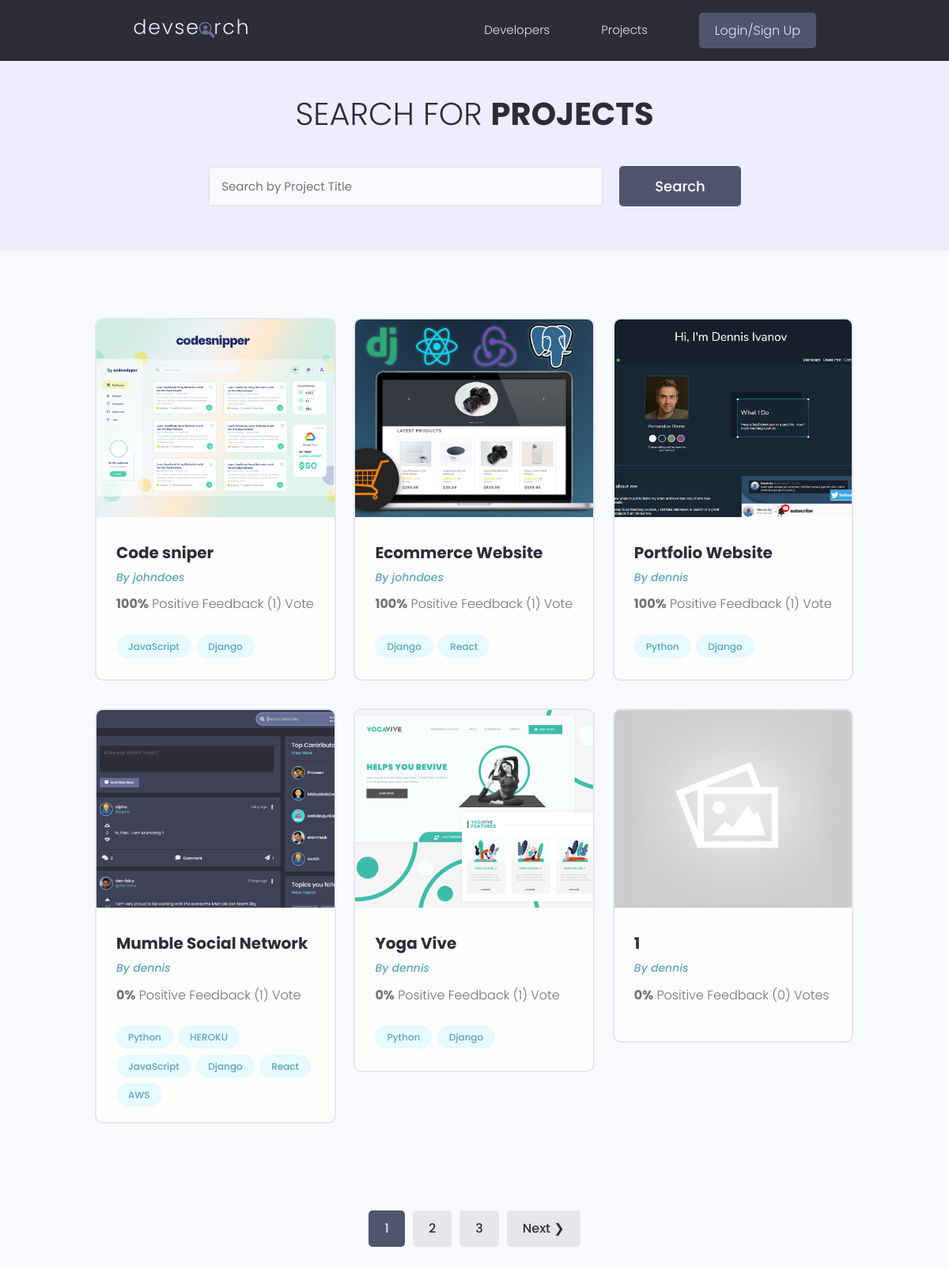
/projects/, run on the app's committed database.
### projects/models.py (models this page shows, shortened)
class Project(models.Model):
    owner=models.ForeignKey(Profile,null=True,blank=True,on_delete=models.CASCADE)
    title=models.CharField(max_length=200)
    description=models.TextField(null=True,blank=True)
    featured_image=models.ImageField(null=True,blank=True,default="default.jpg")
    demo_link=models.CharField(max_length=2000,null=True,blank=True)
    source_link=models.CharField(max_length=2000,null=True,blank=True)
    tags=models.ManyToManyField('Tag',blank=True)
    vote_total=models.IntegerField(default=0,null=True,blank=True)
    vote_ratio=models.IntegerField(default=0,null=True,blank=True)
    created=models.DateTimeField(auto_now_add=True)
    id=models.UUIDField(default=uuid.uuid4,unique=True,primary_key=True,editable=False)
    class Meta:
        ordering=['-vote_ratio','-vote_total','title']
    @property
    def imageURL(self):
        try:
            url=self.featured_image.url
        except:
            url=" "
        return url

class Tag(models.Model):
    name=models.CharField(max_length=200)
    created=models.DateTimeField(auto_now_add=True)
    id=models.UUIDField(default=uuid.uuid4,unique=True,primary_key=True,editable=False)
    def __str__(self):
        return self.name

### users/models.py (models this page shows, shortened)
class Profile(models.Model):
    user=models.OneToOneField(User,on_delete=models.CASCADE,null=True,blank=True)
    name=models.CharField(max_length=200,null=True,blank=True)
    email=models.EmailField(max_length=500,null=True,blank=True)
    username=models.CharField(max_length=500,null=True,blank=True)
    location=models.CharField(max_length=500,null=True,blank=True)
    short_intro=models.CharField(max_length=200,null=True,blank=True)
    bio=models.TextField(null=True,blank=True)
    profile_image=models.ImageField(null=True,blank=True,upload_to="profiles/",default='profiles/user-default.png')
    social_github=models.CharField(max_length=200,null=True,blank=True)
    social_twitter=models.CharField(max_length=200,null=True,blank=True)
    social_linkedin=models.CharField(max_length=200,null=True,blank=True)
    social_youtube=models.CharField(max_length=200,null=True,blank=True)
    social_website=models.CharField(max_length=200,null=True,blank=True)
    created=models.DateTimeField(auto_now_add=True)
    id=models.UUIDField(default=uuid.uuid4,unique=True,primary_key=True,editable=False)
    def __str__(self):
        return str(self.username)
    class Meta:
        ordering=['created']

### projects/views.py (the view)
# urls.py: path("projects/",views.getProjects,name='getProjects'),
def projects(request):
    projects,search_query=searchProjects(request)
    custom_range,projects=paginateProjects(request,projects,6)
    context={'projects':projects,'search_query':search_query,'custom_range':custom_range}
    return render (request,'projects/projects.html',context)

### projects/utils.py (called while the page is built)
def paginateProjects(request,projects,results):
    page=request.GET.get('page')
    paginator=Paginator(projects,results)
    try:
        projects=paginator.page(page)
    except PageNotAnInteger:
        page=1
        projects=paginator.page(page)
    except EmptyPage:
        page=paginator.num_pages
        projects=paginator.page(page)
    leftIndex=(int(page)-4)
    if leftIndex < 1:
        leftIndex=1
    rightIndex=(int(page)+5)
    if rightIndex > paginator.num_pages:
        rightIndex=paginator.num_pages +1
    custom_range=range(leftIndex,rightIndex)
    return custom_range,projects

def searchProjects(request):
    search_query=''
    if request.GET.get('search_query'):
        search_query=request.GET.get('search_query')
    tags=Tag.objects.filter(name__icontains=search_query)
    projects=Project.objects.distinct().filter(
        Q(title__icontains=search_query) |
        Q(description__icontains=search_query) |
        Q(owner__name__icontains=search_query) |
        Q(tags__in=tags)
    )
    return projects,search_query

### projects/templates/projects/projects.html (shortened to what this page needs)
{%extends 'main.html'%}
{%block content%}
  <main class="projects">
    <section class="hero-section text-center">
      <div class="container container--narrow">
        <div class="hero-section__box">
          <h2>Search for <span>Projects</span></h2>
        </div>
        <div class="hero-section__search">
          <form  id='searchForm' class="form" action="{% url 'projects' %}" method="get">
            <div class="form__field">
              <input class="input input--text" id="formInput#search" type="text" name="search_query"
                placeholder="Search by Project Title" value={{search_query}} >
            </div>
            <input class="btn btn--sub btn--lg" type="submit" value="Search" />
          </form>
        </div>
      </div>
    </section>
    <section class="projectsList">
      <div class="container">
        <div class="grid grid--three">
            {%for project in projects%}
          <div class="column">
            <div class="card project">
              <a href="{% url 'project' project.id %}" class="project">
                <img class="project__thumbnail" src="{{ project.imageURL }}" alt="project thumbnail" />
                <div class="card__body">
                  <h3 class="project__title">{{project.title}}</h3>
                  <p><a class="project__author" href="{% url 'user-profile' project.owner.id %}">By {{project.owner}}</a></p>
                  <p class="project--rating">
                    <span style="font-weight: bold;">{{project.vote_ratio}}%</span> Positive
                    Feedback ({{project.vote_total}}) Vote{{project.vote_total|pluralize:"s"}}
                  </p>
                  <div class="project__tags">
                    {%for tag in project.tags.all%}
                    <span class="tag tag--pill tag--main">
                      <small>{{tag}}</small>
                    </span>
                    {%endfor%}
                  </div>
                </div>
              </a>
            </div>
          </div>
          {%endfor%}
        </div>
      </div>
    </section>
    {%include 'pagination.html' with queryset=projects custom_range=custom_range%}
  </main>
{%endblock%}

### templates/main.html (shortened to what this page needs)
<!DOCTYPE html>
{%load static%}
<html lang="en">
<head>
  <link rel="stylesheet" href="https://cdn.iconmonstr.com/1.3.0/css/iconmonstr-iconic-font.min.css" />
  <link rel="stylesheet" href="{% static 'uikit/styles/uikit.css' %}" />
  <link rel="stylesheet" href="{% static 'styles/app.css' %}" />
</head>
<body>
    {% include 'navbar.html'%}
    {%block content%}
    {%endblock%}
</body>
</html>

### templates/navbar.html (shortened to what this page needs)
{%load static%}
  <header class="header">
    <div class="container container--narrow">
      <a href="{% url 'profiles' %}" class="header__logo">
        <img src="{% static 'images/logo.svg' %}" alt="DevSearch Logo" />
      </a>
      <nav class="header__nav">
        <ul class="header__menu">
          <li class="header__menuItem"><a href="{% url 'profiles' %}">Developers</a></li>
          <li class="header__menuItem"><a href="{% url 'projects' %}">Projects</a></li>
          {%if request.user.is_authenticated %}
          <li class="header__menuItem"><a href="{% url 'inbox' %}">Inbox</a></li>
          <li class="header__menuItem"><a href="{% url 'account' %}">Account</a></li>
          <li class="header__menuItem"><a href="{%url 'logout'%}" class="btn btn--sub">Logout</a></li>
          {%else%}
          <li class="header__menuItem"><a href="{%url 'login'%}" class="btn btn--sub">Login/Sign Up</a></li>
          {%endif%}
        </ul>
      </nav>
    </div>
  </header>

### templates/pagination.html (shortened to what this page needs)
{%if queryset.has_other_pages%}
    <div class="pagination">
      <ul class="container">
        {%for page in custom_range%}
        {%if page == queryset.number%}
        <li><a href="?page={{page}}" class="btn page-link btn--sub" data-page="{{page}}">{{page}}</a></li>
        {%else%}
        <li><a href="?page={{page}}" class="btn page-link" data-page="{{page}}">{{page}}</a></li>
        {%endif%}
        {%endfor%}
        {% if queryset.has_next%}
        <li><a href="?page={{queryset.next_page_number}}" class="btn page-link " data-page="{{queryset.next_page_number}}">Next &#10095</a></li>
        {% endif %}
      </ul>
    </div>
    {%endif%}

### static/styles/app.css (style rules this page uses)
:root { --color-sub: #2d2d39; }
.btn--sub { background-color: var(--color-sub-light); }
.card { border: 2px solid var(--color-light); }
img { width: 100%; }
.header { position: sticky; z-index: 111; background-color: var(--color-sub); padding: 1.5rem 0; }
.header > .container { display: flex; justify-content: space-between; align-items: center; }
.header__logo > img { height: 3.8rem; }
.header__nav > ul { display: inline-flex; align-items: center; list-style: none; gap: 6.5rem; }
.header__menuItem > a { color: var(--color-light); font-weight: 300; }
.hero-section { height: 40vh; display: flex; align-items: center; background-color: var(--color-sub); }
.hero-section__box { margin-bottom: 4rem; }
.hero-section__box > h2, .hero-section__box > h2 > span { font-size: 4rem; color: var(--color-light); line-height: 1.3; text-transform: uppercase; }
.hero-section__box > h2 { font-weight: 300; }
.hero-section__box > h2 > span { font-weight: 700; }
.hero-section__search > .form { display: flex; align-items: center; justify-content: center; gap: 2rem; }
.hero-section__search > .form input.input--text { width: 50rem; }
.pagination { margin-top: 8rem; margin-bottom: 10rem; }
.pagination > ul { flex-wrap: wrap; list-style: none; display: flex; align-items: center; justify-content: center; gap: 1rem; }
.pagination .btn { color: var(--color-sub); }
.pagination .btn.btn--sub { color: var(--color-light); }
.project__author { font-size: 1.4rem; font-style: italic; }
.project--rating { margin-bottom: 1.6em; margin-top: .5em; }
.projects > .hero-section { background: var(--color-sub-lighter); height: 30vh; }
.projects .hero-section__box { margin-bottom: 2.5rem; }
.projects .hero-section__box > h2 { color: var(--color-sub); }
.projects .hero-section__box > h2 > span { font-weight: 700; color: var(--color-sub); }
.projectsList { margin-top: 8rem; }
.project__thumbnail { height: 25rem; object-fit: cover; object-position: top center; }
.project__title { font-size: 2rem; font-weight: 700; color: var(--color-sub); }

### static/uikit/styles/modules/_variables.css (style rules this page uses)
:root { --color-main: #5aa5b9; --color-main-light: #e6faff; --color-sub: #3f4156; --color-sub-light: #51546e; --color-sub-lighter: #ededfd; --color-text: #737373; --color-gray: #8b8b8b; --color-light: #e5e7eb; --color-light-gray: #767676; --color-bg: #f8fafd; --color-white: #fffefd; --color-white-light: #f3f3f3; --color-success: #359e64; --color-success-bg: #def8e8; --color-error: #fc4b0b; --color-error-bg: #fff2ee; --font-base: 'Poppins', arial, helvetica, 'Segoe UI', roboto, ubuntu, sans-serif; --font-monospace: 'Fira Code', 'Courier New', courier, monospace; --font-regular: 300; --font-medium: 500; --font-bold: 700; --generic-shadow: 1px 1px 5px #00000010; --generic-transition: all 0.3s ease-in-out; }

### static/uikit/styles/modules/_base.css (style rules this page uses)
* { margin: 0; padding: 0; box-sizing: border-box; text-rendering: optimizeLegibility; color: inherit; font-size: inherit; }
html { font-size: 50%; }
@media only screen and (min-width: 480px) { html { font-size: 56.25%; } }
@media only screen and (min-width: 1200px) { html { font-size: 62.5%; } }
body { line-height: 1.6; font-weight: 400; font-size: 1.5rem; color: var(--color-text); background-color: var(--color-bg); min-height: 100vh; }

### static/uikit/styles/modules/_typography.css (style rules this page uses)
* { font-family: var(--font-base); }
h2 { font-size: 3.6rem; font-weight: var(--font-bold); }
h3 { font-size: 3.2rem; font-weight: var(--font-medium); }
p, span, strong { font-size: 1.6rem; color: var(--color-text); font-weight: var(--font-regular); }
a { padding-bottom: 2px; text-decoration: none; display: inline-block; color: var(--color-main); font-weight: var(--font-medium); }

### static/uikit/styles/modules/_utilities.css (style rules this page uses)
.container { width: 92%; max-width: 165rem; margin: 0 auto; box-sizing: border-box; }
.container--narrow { width: 92%; max-width: 120rem; }
@media screen and (min-width: 1000px) { .container { width: 90%; } }
@media screen and (min-width: 1000px) { .container--narrow { width: 85%; } }
@media screen and (min-width: 1200px) { .container { width: 80%; } }
@media screen and (min-width: 1200px) { .container--narrow { width: 72%; } }
.text-center { text-align: center; }

### static/uikit/styles/modules/_card.css (style rules this page uses)
.card { border-radius: 1rem; background-color: var(--color-white); border: 1.5px solid var(--color-light); width: auto; height: auto; margin-top: 0.5rem; margin-bottom: 0.5rem; overflow: hidden; }
.card__body, .card__header { padding: 2rem 2.5rem; }

### data on the page
Project: imageURL (picture), title "Code sniper", owner "johndoes", vote_ratio "100", vote_total "1"
Tag: name "JavaScript"
Tag: name "Django"
Project: imageURL (picture), title "Ecommerce Website", owner "johndoes", vote_ratio "100", vote_total "1"
Tag: name "React"
Project: imageURL (picture), title "Portfolio Website", owner "dennis", vote_ratio "100", vote_total "1"
Tag: name "Python"
Project: imageURL (picture), title "Mumble Social Network", owner "dennis", vote_ratio "0", vote_total "1"
Tag: name "HEROKU"
Tag: name "AWS"
Project: imageURL (picture), title "Yoga Vive", owner "dennis", vote_ratio "0", vote_total "1"
Project: imageURL (placeholder picture), title "1", owner "dennis", vote_ratio "0", vote_total "0"

### other printed values
{{ page }} "1"
{{ page }} "2" "3"
